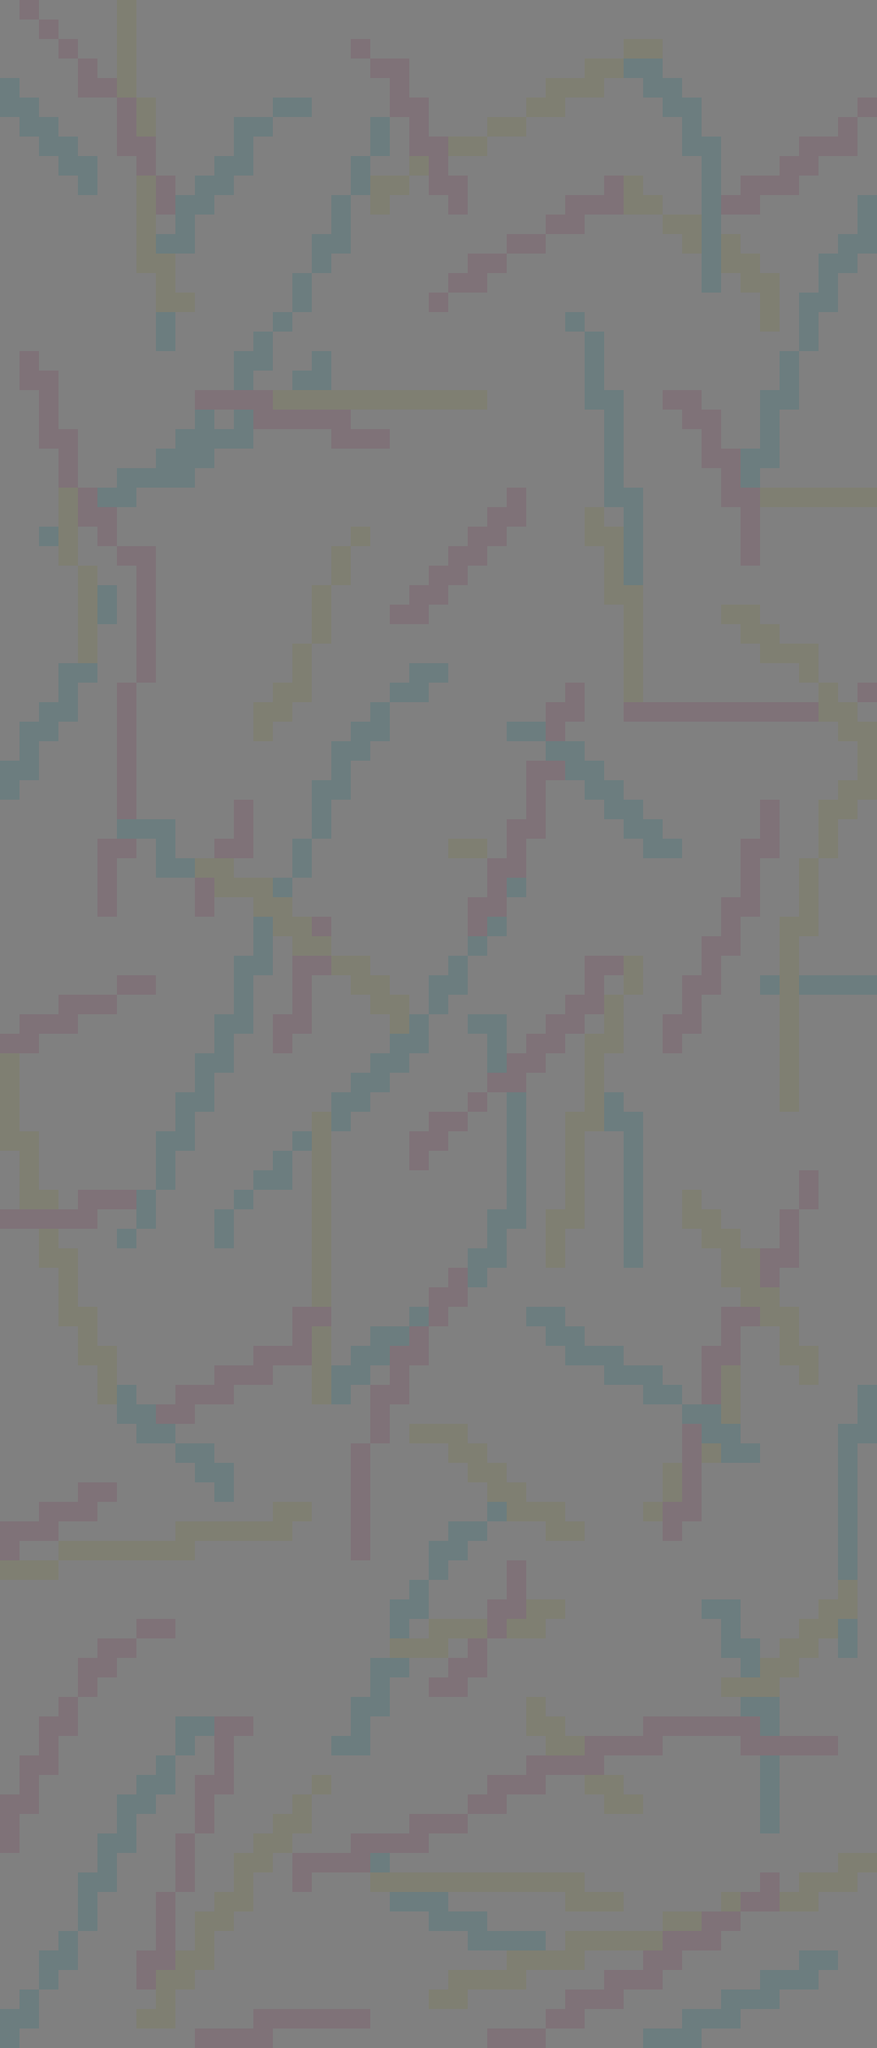

This is a level from a 2D game, rendered from its Tiled map with the project's own tilesets. A one-line summary and the map file follow, with tile-layer data summarised:
An orthogonal 45x105 tile map with 32x32 px tiles, 1 tile layer (Tile Layer 1).

<map version="1.5" tiledversion="1.7.1" orientation="orthogonal" renderorder="right-down" width="45" height="105" tilewidth="32" tileheight="32" infinite="0" nextlayerid="2" nextobjectid="1">
 <tileset firstgid="1" source="shop_map_default.tsx" />
 <layer id="1" name="Tile Layer 1" width="45" height="105">
  <data>[4725 cells, 4725 non-empty, 4 distinct tile ids]</data>
 </layer>
</map>
